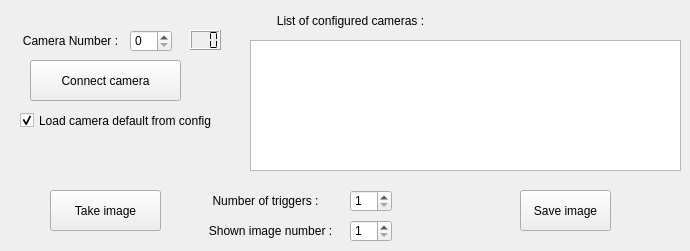
          <widget class="QWidget" name="tab_camera">
           <attribute name="title">
            <string>Camera</string>
           </attribute>
           <widget class="QPushButton" name="pushButton_take_image">
            <property name="geometry">
             <rect>
              <x>50</x>
              <y>190</y>
              <width>111</width>
              <height>41</height>
             </rect>
            </property>
            <property name="locale">
             <locale language="English" country="UnitedStates"/>
            </property>
            <property name="text">
             <string>Take image</string>
            </property>
           </widget>
           <widget class="QLabel" name="label_147">
            <property name="geometry">
             <rect>
              <x>20</x>
              <y>30</y>
              <width>101</width>
              <height>21</height>
             </rect>
            </property>
            <property name="locale">
             <locale language="English" country="UnitedStates"/>
            </property>
            <property name="text">
             <string>Camera Number :</string>
            </property>
            <property name="alignment">
             <set>Qt::AlignCenter</set>
            </property>
           </widget>
           <widget class="QSpinBox" name="camera_cameraNumber">
            <property name="geometry">
             <rect>
              <x>130</x>
              <y>30</y>
              <width>42</width>
              <height>22</height>
             </rect>
            </property>
            <property name="locale">
             <locale language="English" country="UnitedStates"/>
            </property>
           </widget>
           <widget class="QPushButton" name="pushButton_save_image">
            <property name="geometry">
             <rect>
              <x>520</x>
              <y>190</y>
              <width>91</width>
              <height>41</height>
             </rect>
            </property>
            <property name="locale">
             <locale language="English" country="UnitedStates"/>
            </property>
            <property name="text">
             <string>Save image</string>
            </property>
           </widget>
           <widget class="QPushButton" name="pushButton_connect_camera">
            <property name="geometry">
             <rect>
              <x>30</x>
              <y>60</y>
              <width>151</width>
              <height>41</height>
             </rect>
            </property>
            <property name="locale">
             <locale language="English" country="UnitedStates"/>
            </property>
            <property name="text">
             <string>Connect camera</string>
            </property>
           </widget>
           <widget class="QTextBrowser" name="textBrowser_configuredCameras">
            <property name="geometry">
             <rect>
              <x>250</x>
              <y>40</y>
              <width>431</width>
              <height>131</height>
             </rect>
            </property>
            <property name="locale">
             <locale language="English" country="UnitedStates"/>
            </property>
           </widget>
           <widget class="QLabel" name="label_184">
            <property name="geometry">
             <rect>
              <x>240</x>
              <y>10</y>
              <width>221</width>
              <height>21</height>
             </rect>
            </property>
            <property name="locale">
             <locale language="English" country="UnitedStates"/>
            </property>
            <property name="text">
             <string>List of configured cameras :</string>
            </property>
            <property name="alignment">
             <set>Qt::AlignCenter</set>
            </property>
           </widget>
           <widget class="QCheckBox" name="camera_loadDefault">
            <property name="geometry">
             <rect>
              <x>20</x>
              <y>110</y>
              <width>211</width>
              <height>21</height>
             </rect>
            </property>
            <property name="acceptDrops">
             <bool>false</bool>
            </property>
            <property name="locale">
             <locale language="English" country="UnitedStates"/>
            </property>
            <property name="text">
             <string>Load camera default from config</string>
            </property>
            <property name="checked">
             <bool>true</bool>
            </property>
            <property name="tristate">
             <bool>false</bool>
            </property>
           </widget>
           <widget class="QLCDNumber" name="lcdNumber_connectedCamera">
            <property name="geometry">
             <rect>
              <x>190</x>
              <y>30</y>
              <width>31</width>
              <height>20</height>
             </rect>
            </property>
            <property name="locale">
             <locale language="English" country="UnitedStates"/>
            </property>
            <property name="smallDecimalPoint">
             <bool>false</bool>
            </property>
            <property name="digitCount">
             <number>3</number>
            </property>
            <property name="mode">
             <enum>QLCDNumber::Dec</enum>
            </property>
            <property name="segmentStyle">
             <enum>QLCDNumber::Flat</enum>
            </property>
            <property name="value" stdset="0">
             <double>0.000000000000000</double>
            </property>
            <property name="intValue" stdset="0">
             <number>0</number>
            </property>
           </widget>
           <widget class="QSpinBox" name="take_image_numberOfTriggers">
            <property name="geometry">
             <rect>
              <x>350</x>
              <y>190</y>
              <width>42</width>
              <height>22</height>
             </rect>
            </property>
            <property name="locale">
             <locale language="English" country="UnitedStates"/>
            </property>
            <property name="minimum">
             <number>1</number>
            </property>
            <property name="maximum">
             <number>6</number>
            </property>
            <property name="value">
             <number>1</number>
            </property>
           </widget>
           <widget class="QLabel" name="label_219">
            <property name="geometry">
             <rect>
              <x>200</x>
              <y>190</y>
              <width>131</width>
              <height>21</height>
             </rect>
            </property>
            <property name="locale">
             <locale language="English" country="UnitedStates"/>
            </property>
            <property name="text">
             <string>Number of triggers :</string>
            </property>
            <property name="alignment">
             <set>Qt::AlignCenter</set>
            </property>
           </widget>
           <widget class="QLabel" name="label_220">
            <property name="geometry">
             <rect>
              <x>200</x>
              <y>220</y>
              <width>141</width>
              <height>21</height>
             </rect>
            </property>
            <property name="locale">
             <locale language="English" country="UnitedStates"/>
            </property>
            <property name="text">
             <string>Shown image number :</string>
            </property>
            <property name="alignment">
             <set>Qt::AlignCenter</set>
            </property>
           </widget>
           <widget class="QSpinBox" name="take_image_shownImageNumber">
            <property name="geometry">
             <rect>
              <x>350</x>
              <y>220</y>
              <width>42</width>
              <height>22</height>
             </rect>
            </property>
            <property name="locale">
             <locale language="English" country="UnitedStates"/>
            </property>
            <property name="minimum">
             <number>1</number>
            </property>
            <property name="maximum">
             <number>6</number>
            </property>
            <property name="value">
             <number>1</number>
            </property>
           </widget>
          </widget>
